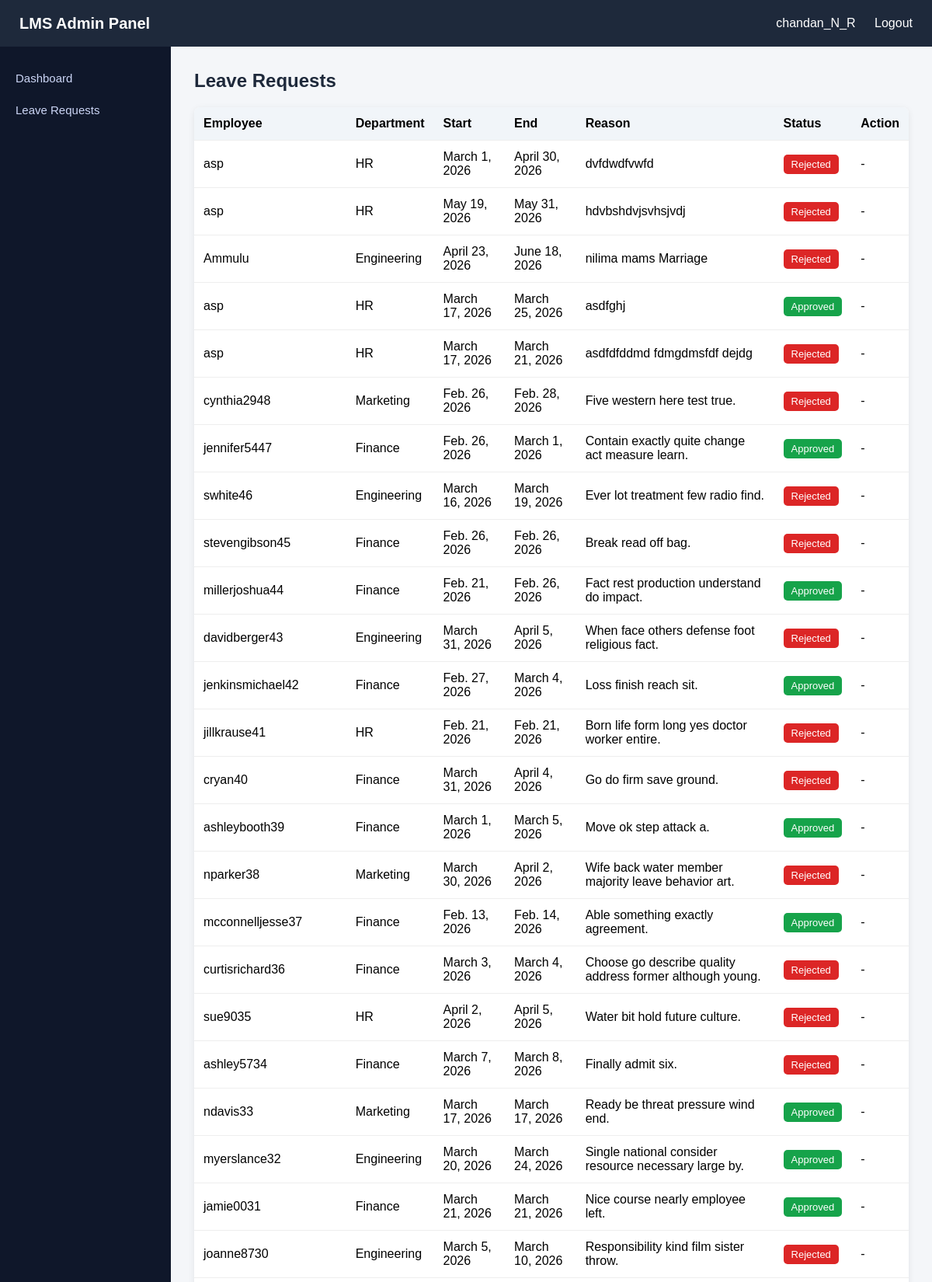
Page /LMS/leaves/ (signed in, upper part) on the committed database.
### account/models.py (models this page shows)
class User(AbstractUser):
    department = models.ForeignKey(
        Department,
        on_delete=models.SET_NULL,
        null=True,
        blank=True
    )

class Department(models.Model):
    name = models.CharField(max_length=40, unique=True)
    def __str__(self):
        return self.name

### LMS/models.py (models this page shows, shortened)
class LeaveRequest(models.Model):
    STATUS_CHOICES = [
        ("pending", "Pending"),
        ("approved", "Approved"),
        ("rejected", "Rejected"),
    ]
    user = models.ForeignKey(
        settings.AUTH_USER_MODEL,
        on_delete=models.CASCADE
    )
    start_date = models.DateField()
    end_date = models.DateField()
    reason = models.TextField()
    status = models.CharField(
        max_length=20,
        choices=STATUS_CHOICES,
        default="pending"
    )
    created_at = models.DateTimeField(auto_now_add=True)

### LMS/views.py (the view)
# urls.py: path("leaves/", views.leave_requests, name="leave_requests"),
@login_required(login_url='login')
@user_passes_test(isadmin, login_url='apply_leave')
def leave_requests(request):
    leaves = LeaveRequest.objects.select_related("user").all().order_by("-created_at")
    context = {
        "leaves": leaves
    }
    return render(request, "leave_requests.html", context)

### LMS/views.py (called while the page is built)
def isadmin(user):
    return user.is_superuser

### LMS/templates/leave_requests.html
{% extends "base.html" %} {% block content %}
<h2 class="page-title">Leave Requests</h2>
<table class="table">
  <thead>
    <tr>
      <th>Employee</th>
      <th>Department</th>
      <th>Start</th>
      <th>End</th>
      <th>Reason</th>
      <th>Status</th>
      <th>Action</th>
    </tr>
  </thead>
  <tbody>
    {% for leave in leaves %}
    <tr>
      <td>{{ leave.user.username }}</td>
      <td>{{ leave.user.department }}</td>
      <td>{{ leave.start_date }}</td>
      <td>{{ leave.end_date }}</td>
      <td>{{ leave.reason }}</td>
      <td>
        {% if leave.status == "approved" %}
        <span class="badge badge-approved">Approved</span>
        {% elif leave.status == "rejected" %}
        <span class="badge badge-rejected">Rejected</span>
        {% else %}
        <span class="badge badge-pending">Pending</span>
        {% endif %}
      </td>
      <td>
        {% if leave.status == "pending" %}
        <a
          class="btn approve"
          href="{% url 'update_leave_status' leave.id 'approved' %}"
        >
          Approve
        </a>
        <a
          class="btn reject"
          href="{% url 'update_leave_status' leave.id 'rejected' %}"
        >
          Reject
        </a>
        {% else %}
        <span>-</span>
        {% endif %}
      </td>
    </tr>
    {% endfor %}
  </tbody>
</table>
{% endblock %}

### templates/base.html (shortened to what this page needs)
<!doctype html>
<html>
  <head>
  </head>
  <body>
    <div class="navbar">
      <h2>
        LMS {% if user.is_authenticated and user.is_staff %} Admin Panel
        {% else %} Portal {% endif %}
      </h2>
      <div>
        {% if user.is_authenticated %}
        <span>{{ user.username }}</span>
        <a href="{% url 'logout' %}">Logout</a>
        {% else %}
        <a href="{% url 'login' %}">Login</a>
        {% endif %}
      </div>
    </div>
    <div class="layout">
      <div class="sidebar">
        <a href="{% url 'dashboard' %}">Dashboard</a>
        <a href="{% url 'leave_requests' %}"> Leave Requests </a>
      </div>
      <div class="content">{% block content %} {% endblock %}</div>
    </div>
  </body>
</html>

### templates/base.html (style rules this page uses)
* { margin: 0; padding: 0; box-sizing: border-box; font-family: Arial, Helvetica, sans-serif; }
body { background: #f4f6f9; }
.navbar { height: 60px; background: #1e293b; color: white; display: flex; align-items: center; justify-content: space-between; padding: 0 25px; }
.navbar h2 { font-size: 20px; }
.navbar a { color: white; text-decoration: none; margin-left: 20px; }
.layout { display: flex; }
.sidebar { width: 220px; background: #0f172a; min-height: calc(100vh - 60px); padding-top: 20px; }
.sidebar a { display: block; color: #cbd5f5; padding: 12px 20px; text-decoration: none; font-size: 15px; }
.content { flex: 1; padding: 30px; }
.page-title { font-size: 24px; margin-bottom: 20px; color: #1e293b; }
.table { width: 100%; border-collapse: collapse; background: white; border-radius: 8px; overflow: hidden; box-shadow: 0 2px 8px rgba(0, 0, 0, 0.08); }
.table th { background: #f1f5f9; padding: 12px; text-align: left; }
.table td { padding: 12px; border-top: 1px solid #eee; }
.badge { padding: 5px 10px; border-radius: 5px; font-size: 13px; color: white; }
.badge-approved { background: #16a34a; }
.badge-rejected { background: #dc2626; }

### rows in the picture
User: username "chandan_N_R"
LeaveRequest: user.username "asp", user.department "HR", start_date "March 1, 2026", end_date "April 30, 2026", reason "dvfdwdfvwfd", status "Rejected"
LeaveRequest: user.username "asp", user.department "HR", start_date "May 19, 2026", end_date "May 31, 2026", reason "hdvbshdvjsvhsjvdj", status "Rejected"
LeaveRequest: user.username "Ammulu", user.department "Engineering", start_date "April 23, 2026", end_date "June 18, 2026", reason "nilima mams Marriage", status "Rejected"
LeaveRequest: user.username "asp", user.department "HR", start_date "March 17, 2026", end_date "March 25, 2026", reason "asdfghj", status "Approved"
LeaveRequest: user.username "asp", user.department "HR", start_date "March 17, 2026", end_date "March 21, 2026", reason "asdfdfddmd fdmgdmsfdf dejdg", status "Rejected"
LeaveRequest: user.username "cynthia2948", user.department "Marketing", start_date "Feb. 26, 2026", end_date "Feb. 28, 2026", reason "Five western here test true.", status "Rejected"
LeaveRequest: user.username "jennifer5447", user.department "Finance", start_date "Feb. 26, 2026", end_date "March 1, 2026", reason "Contain exactly quite change act measure learn.", status "Approved"
LeaveRequest: user.username "swhite46", user.department "Engineering", start_date "March 16, 2026", end_date "March 19, 2026", reason "Ever lot treatment few radio find.", status "Rejected"
LeaveRequest: user.username "stevengibson45", user.department "Finance", start_date "Feb. 26, 2026", end_date "Feb. 26, 2026", reason "Break read off bag.", status "Rejected"
LeaveRequest: user.username "millerjoshua44", user.department "Finance", start_date "Feb. 21, 2026", end_date "Feb. 26, 2026", reason "Fact rest production understand do impact.", status "Approved"
LeaveRequest: user.username "davidberger43", user.department "Engineering", start_date "March 31, 2026", end_date "April 5, 2026", reason "When face others defense foot religious fact.", status "Rejected"
LeaveRequest: user.username "jenkinsmichael42", user.department "Finance", start_date "Feb. 27, 2026", end_date "March 4, 2026", reason "Loss finish reach sit.", status "Approved"
LeaveRequest: user.username "jillkrause41", user.department "HR", start_date "Feb. 21, 2026", end_date "Feb. 21, 2026", reason "Born life form long yes doctor worker entire.", status "Rejected"
LeaveRequest: user.username "cryan40", user.department "Finance", start_date "March 31, 2026", end_date "April 4, 2026", reason "Go do firm save ground.", status "Rejected"
LeaveRequest: user.username "ashleybooth39", user.department "Finance", start_date "March 1, 2026", end_date "March 5, 2026", reason "Move ok step attack a.", status "Approved"
LeaveRequest: user.username "nparker38", user.department "Marketing", start_date "March 30, 2026", end_date "April 2, 2026", reason "Wife back water member majority leave behavior art.", status "Rejected"
LeaveRequest: user.username "mcconnelljesse37", user.department "Finance", start_date "Feb. 13, 2026", end_date "Feb. 14, 2026", reason "Able something exactly agreement.", status "Approved"
LeaveRequest: user.username "curtisrichard36", user.department "Finance", start_date "March 3, 2026", end_date "March 4, 2026", reason "Choose go describe quality address former although young.", status "Rejected"
LeaveRequest: user.username "sue9035", user.department "HR", start_date "April 2, 2026", end_date "April 5, 2026", reason "Water bit hold future culture.", status "Rejected"
LeaveRequest: user.username "ashley5734", user.department "Finance", start_date "March 7, 2026", end_date "March 8, 2026", reason "Finally admit six.", status "Rejected"
LeaveRequest: user.username "ndavis33", user.department "Marketing", start_date "March 17, 2026", end_date "March 17, 2026", reason "Ready be threat pressure wind end.", status "Approved"
LeaveRequest: user.username "myerslance32", user.department "Engineering", start_date "March 20, 2026", end_date "March 24, 2026", reason "Single national consider resource necessary large by.", status "Approved"
LeaveRequest: user.username "jamie0031", user.department "Finance", start_date "March 21, 2026", end_date "March 21, 2026", reason "Nice course nearly employee left.", status "Approved"
LeaveRequest: user.username "joanne8730", user.department "Engineering", start_date "March 5, 2026", end_date "March 10, 2026", reason "Responsibility kind film sister throw.", status "Rejected"
